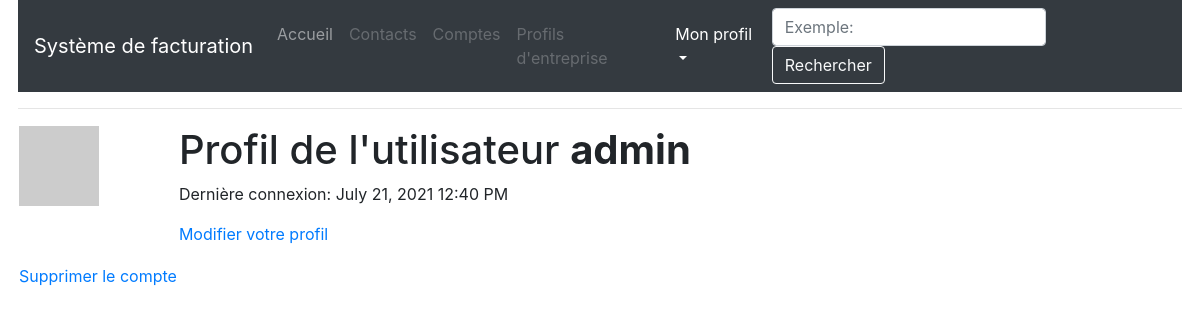
Page /user/admin (signed in) on the earlier database version.
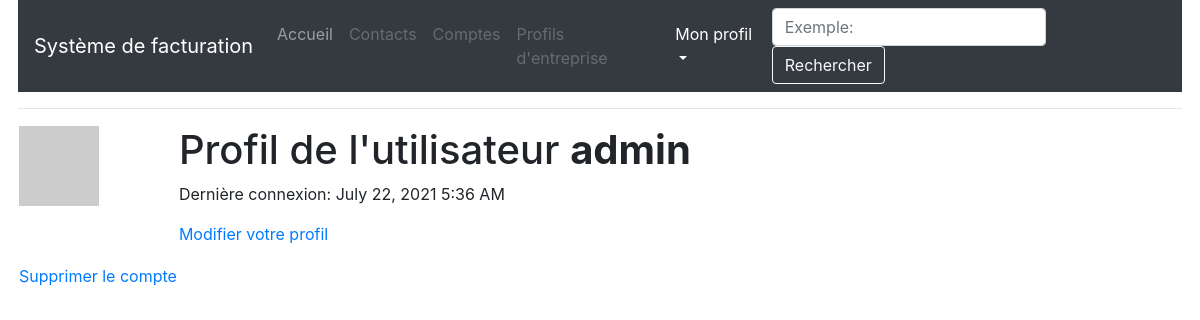
Same page on the later database version.
### app/models.py (models this page shows, shortened)
class User(UserMixin, db.Model):
    id = db.Column(db.Integer, primary_key=True)
    username = db.Column(db.String(64), index=True, unique=True)
    email = db.Column(db.String(120), index=True, unique=True)
    password_hash = db.Column(db.String(128))
    factures = db.relationship('Facture', backref='author', lazy='dynamic')
    about_me = db.Column(db.String(140))
    last_seen = db.Column(db.DateTime, default=datetime.utcnow)
    def avatar(self, size):
        digest = md5(self.email.lower().encode('utf-8')).hexdigest()
        return 'https://www.gravatar.com/avatar/{}?d=identicon&s={}'.format(digest, size)

### app/routes.py (the view)
@app.route('/user/<username>')
@login_required
def user(username):
    user = User.query.filter_by(username=username).first_or_404()
    return render_template('user.html', title=_('Mon profil'), user=user)

### app/models.py (called while the page is built)
@login.user_loader
def load_user(id):
    return User.query.get(int(id))

### app/routes.py (called while the page is built)
@app.before_request
def before_request():
    if current_user.is_authenticated:
        current_user.last_seen = datetime.utcnow()
        db.session.commit()

### app/templates/user.html (shortened to what this page needs)
{% extends "base.html" %}
{% block app_content %}
    <table>
        <tr valign="top">
            <td><img src="{{ user.avatar(128) }}"></td>
            <td>
                <h1>{{ _("Profil de l'utilisateur") }} <strong>{{ user.username }}</strong></h1>
                {% if user.last_seen %}<p>{{ _('Dernière connexion') }}: {{ moment(user.last_seen).format('LLL') }}</p>{% endif %}
                {% if user == current_user %}
                <p><a href="{{ url_for('edit_profile') }}">{{ _('Modifier votre profil') }}</a></p>
                {% endif %}
            </td>
        </tr>
        <tr>
            <td>
                <a href="{{ url_for('delete_user', username=current_user.username) }}">{{ _('Supprimer le compte') }}</a>
            </td>
        </tr>
    </table>
{% endblock %}

### app/templates/base.html (shortened to what this page needs)
{% extends 'bootstrap/base.html' %}
{% block html %}
  {% block head %}
    {% block styles %}
      <link rel="stylesheet" href="https://maxcdn.bootstrapcdn.com/bootstrap/4.0.0/css/bootstrap.min.css">
      <link rel="stylesheet" href="{{ url_for('static', filename='css/style.css') }}">
    {% endblock %}
  {% endblock %}
  {% block body %}
    {% block navbar %}
    <nav class="navbar navbar-expand-lg navbar-dark bg-dark">
      <a class="navbar-brand" href="{{ url_for('index') }}">{{ _('Système de facturation') }}</a>
      <div class="collapse navbar-collapse">
        <ul class="navbar-nav mr-auto">
            <li class="nav-item {% if request.url_rule.endpoint == 'welcome' %}active {% elif request.url_rule.endpoint == 'index'%}active{% endif %}">
              <a class="nav-link" href="{{ url_for('index') }}">{{ _('Accueil') }}</a>
            </li>
            {% if current_user.is_anonymous %}
            <li class="nav-item {% if request.url_rule.endpoint == 'register' %}active{% endif %}">
              <a class="nav-link" href="{{ url_for('register') }}">{{ _("S'inscrire") }}</a>
            </li>
            <li class="nav-item {% if request.url_rule.endpoint == 'login' %}active{% endif %}">
              <a class="nav-link" href="{{ url_for('login') }}">{{ _('Se connecter') }}</a>
            </li>
            {% else %}
            <li class="nav-item">
              <a class="nav-link disabled" href="#">{{ _('Contacts') }}</a>
            </li>
            <li class="nav-item">
              <a class="nav-link disabled" href="#">{{ _('Comptes') }}</a>
            </li>
            <li class="nav-item">
              <a class="nav-link disabled" href="#">{{ _("Profils d'entreprise") }}</a>
            </li>
            <li class="nav-item dropdown {% if request.url_rule.endpoint == 'user' %}active{% endif %}">
              <a class="nav-link dropdown-toggle" href="#" id="navbarDropdown" role="button" data-toggle="dropdown" aria-haspopup="true" aria-expanded="false">{{ _('Mon profil') }}</a>
            </li>
            {% endif %}
        </ul>
        <form class="form-inline">
          <input class="form-control mr-sm-2" type="search" placeholder={{ _("Exemple: loyer") }} aria-label="Search" />
          <button class="btn btn-outline-light my-2 my-sm-0" type="submit">{{ _('Rechercher') }}</button>
        </form>
      </div>
    </nav>
    <hr>
    {% endblock %}
    {% block app_content %}{% endblock %}
  {% endblock %}
{% endblock %}

Differences in the rows shown:
changed User "admin": last_seen "July 21, 2021 12:40 PM" → "July 22, 2021 5:36 AM"
